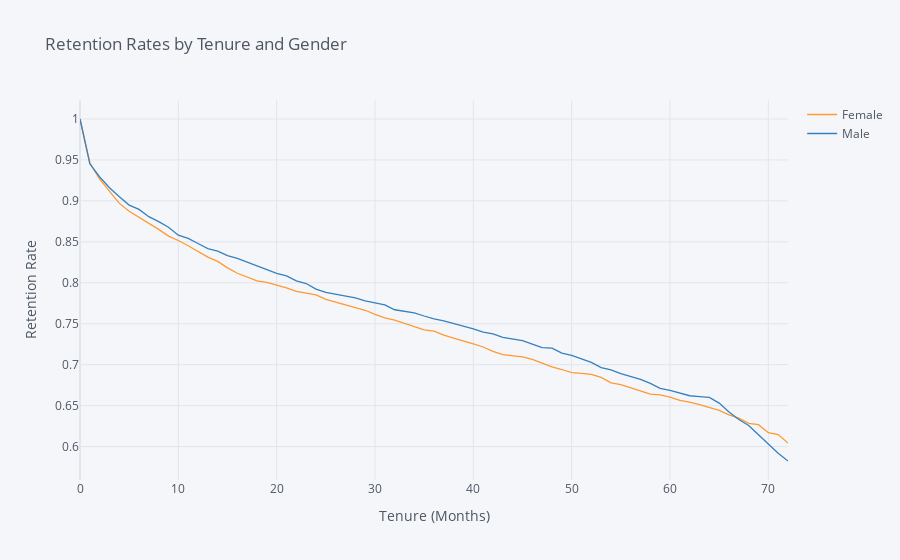

The notebook cell this image was saved under:
### Code cell
rates = survival(data, 'gender', 'tenure', 'ChurnBinary')

rates.iplot(kind='line', xTitle='Tenure (Months)', yTitle='Retention Rate',
            title='Retention Rates by Tenure and Gender')

### Figure 1 — Plotly figure (JSON) as saved in the notebook; plotly's stock layout.template omitted (floating-point values rounded to 4 significant figures)
{"data": [{"line": {"color": "rgba(255, 153, 51, 1.0)", "dash": "solid", "shape": "linear", "width": 1.3}, "mode": "lines", "name": "Female", "text": "", "type": "scatter", "x": [0, 1, 2, 3, 4, 5, 6, 7, 8, 9, 10, 11, 12, 13, 14, 15, 16, 17, 18, 19, 20, 21, 22, 23, 24, 25, 26, 27, 28, 29, 30, 31, 32, 33, 34, 35, 36, 37, 38, 39, 40, 41, 42, 43, 44, 45, 46, 47, 48, 49, 50, 51, 52, 53, 54, 55, 56, 57, 58, 59, 60, 61, 62, 63, 64, 65, 66, 67, 68, 69, 70, 71, 72], "y": [1, 0.9466, 0.9265, 0.9114, 0.8969, 0.8873, 0.88, 0.8727, 0.8652, 0.857, 0.8516, 0.8452, 0.8384, 0.8314, 0.8261, 0.8182, 0.8116, 0.8068, 0.8024, 0.8005, 0.7974, 0.7939, 0.7896, 0.7876, 0.7852, 0.7798, 0.776, 0.773, 0.7695, 0.7665, 0.7615, 0.757, 0.7543, 0.7501, 0.7459, 0.7425, 0.741, 0.7361, 0.7325, 0.7284, 0.7253, 0.7216, 0.7162, 0.7123, 0.7112, 0.7094, 0.7065, 0.7023, 0.6973, 0.6941, 0.6902, 0.6895, 0.6881, 0.6845, 0.6779, 0.6756, 0.6717, 0.6683, 0.6641, 0.6632, 0.6604, 0.6565, 0.6544, 0.6511, 0.6477, 0.6441, 0.6388, 0.6346, 0.6285, 0.6267, 0.617, 0.6147, 0.6042]}, {"line": {"color": "rgba(55, 128, 191, 1.0)", "dash": "solid", "shape": "linear", "width": 1.3}, "mode": "lines", "name": "Male", "text": "", "type": "scatter", "x": [0, 1, 2, 3, 4, 5, 6, 7, 8, 9, 10, 11, 12, 13, 14, 15, 16, 17, 18, 19, 20, 21, 22, 23, 24, 25, 26, 27, 28, 29, 30, 31, 32, 33, 34, 35, 36, 37, 38, 39, 40, 41, 42, 43, 44, 45, 46, 47, 48, 49, 50, 51, 52, 53, 54, 55, 56, 57, 58, 59, 60, 61, 62, 63, 64, 65, 66, 67, 68, 69, 70, 71, 72], "y": [1, 0.9453, 0.9292, 0.9161, 0.9051, 0.8949, 0.8896, 0.8807, 0.8746, 0.8678, 0.8582, 0.8541, 0.848, 0.8418, 0.8386, 0.8333, 0.8297, 0.825, 0.8206, 0.8153, 0.8116, 0.8085, 0.8023, 0.7991, 0.7923, 0.7882, 0.7857, 0.7832, 0.7815, 0.778, 0.7758, 0.773, 0.7671, 0.7647, 0.7633, 0.7595, 0.756, 0.7535, 0.7504, 0.7473, 0.7436, 0.7399, 0.7377, 0.7333, 0.731, 0.7293, 0.7251, 0.7209, 0.7203, 0.714, 0.7115, 0.7069, 0.7028, 0.6965, 0.6936, 0.6891, 0.6852, 0.6821, 0.6771, 0.6712, 0.6686, 0.6649, 0.6621, 0.6611, 0.66, 0.6531, 0.6423, 0.6331, 0.6258, 0.6144, 0.6031, 0.592, 0.5824]}], "layout": {"legend": {"bgcolor": "#F5F6F9", "font": {"color": "#4D5663"}}, "paper_bgcolor": "#F5F6F9", "plot_bgcolor": "#F5F6F9", "title": {"font": {"color": "#4D5663"}, "text": "Retention Rates by Tenure and Gender"}, "xaxis": {"gridcolor": "#E1E5ED", "showgrid": true, "tickfont": {"color": "#4D5663"}, "title": {"font": {"color": "#4D5663"}, "text": "Tenure (Months)"}, "zerolinecolor": "#E1E5ED"}, "yaxis": {"gridcolor": "#E1E5ED", "showgrid": true, "tickfont": {"color": "#4D5663"}, "title": {"font": {"color": "#4D5663"}, "text": "Retention Rate"}, "zerolinecolor": "#E1E5ED"}}}
